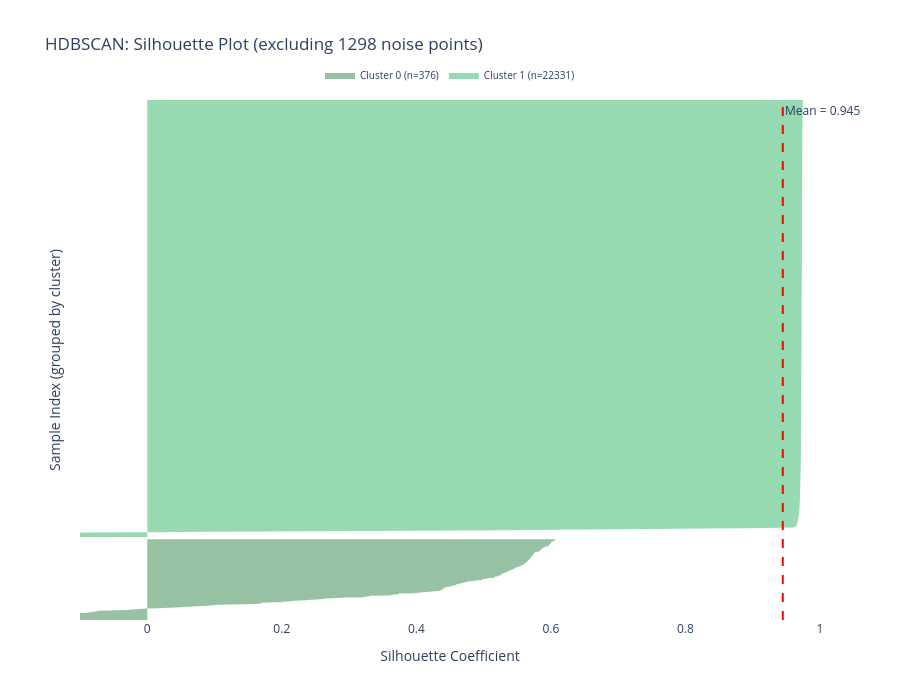

Here is the notebook cell this chart was saved with:
### Markdown cell above
This metric will say how close the samples are to their own cluster comparing to the closest cluster.

### Code cell
silhouette_vals = silhouette_samples(X_clustered, labels_clustered)
mean_sil = silhouette_score(X_clustered, labels_clustered, metric='euclidean')
n_noise = (hdb_labels == -1).sum()
pct_noise = n_noise / len(hdb_labels) * 100

print(f"Note: HDBSCAN detected {n_noise} noise points ({pct_noise:.1f}%)")

# 3. Preparar trazas por cluster
unique_labels = np.unique(labels_clustered)
y_lower = 0
traces = []
MAX_POINTS_PER_CLUSTER = 2000  # límite visual para rendimiento

for label in unique_labels:
    cluster_mask = (labels_clustered == label)
    cluster_sil_vals = silhouette_vals[cluster_mask]
    n_points = len(cluster_sil_vals)
    
    # Ordenar valores
    sorted_vals = np.sort(cluster_sil_vals)
    
    # Submuestrear solo para visualización si es muy grande
    if n_points > MAX_POINTS_PER_CLUSTER:
        step = max(1, n_points // MAX_POINTS_PER_CLUSTER)
        plot_vals = sorted_vals[::step]
    else:
        plot_vals = sorted_vals
    
    y_upper = y_lower + len(plot_vals)
    y_range = np.arange(y_lower, y_upper)
    
    traces.append(go.Scatter(
        x=plot_vals,
        y=y_range,
        mode='lines',
        fill='tozerox',
        fillcolor=f'rgba({np.random.randint(50,200)}, {np.random.randint(50,200)}, {np.random.randint(50,200)}, 0.6)',
        line=dict(width=0),
        name=f"Cluster {label} (n={n_points})",
        hovertemplate=(
            f"<b>Cluster {label}</b><br>" +
            "Silhouette: %{x:.3f}<br>" +
            f"Total points: {n_points}<extra></extra>"
        )
    ))
    
    y_lower = y_upper + 10  # espacio entre clusters

# 4. Crear figura
fig = go.Figure()

# Añadir clusters
for trace in traces:
    fig.add_trace(trace)

# Línea de silueta promedio
fig.add_vline(
    x=mean_sil,
    line=dict(color="red", dash="dash", width=2),
    annotation_text=f"Mean = {mean_sil:.3f}",
    annotation_position="top right"
)

# Diseño
fig.update_layout(
    title=f"HDBSCAN: Silhouette Plot (excluding {n_noise} noise points)",
    xaxis_title="Silhouette Coefficient",
    yaxis_title="Sample Index (grouped by cluster)",
    height=700,
    width=900,
    hovermode="closest",
    legend=dict(
        orientation="h",
        yanchor="bottom",
        y=1.02,
        xanchor="center",
        x=0.5,
        font=dict(size=10)
    ),
    plot_bgcolor="white"
)

fig.update_xaxes(range=[-0.1, 1.0])
fig.update_yaxes(showticklabels=False)  # los índices no son significativos

fig.show()

### Figure 1 — Plotly figure (JSON) as saved in the notebook; plotly's stock layout.template omitted (floating-point values rounded to 4 significant figures; data arrays with more than 128 entries replaced by an {"elided": "..."} marker saying what was removed)
{"data": [{"fill": "tozerox", "fillcolor": "rgba(80, 154, 103, 0.6)", "hovertemplate": "<b>Cluster 0</b><br>Silhouette: %{x:.3f}<br>Total points: 376<extra></extra>", "line": {"width": 0}, "mode": "lines", "name": "Cluster 0 (n=376)", "type": "scatter", "x": {"elided": "376 float values"}, "y": {"elided": "376 int values"}}, {"fill": "tozerox", "fillcolor": "rgba(82, 193, 127, 0.6)", "hovertemplate": "<b>Cluster 1</b><br>Silhouette: %{x:.3f}<br>Total points: 22331<extra></extra>", "line": {"width": 0}, "mode": "lines", "name": "Cluster 1 (n=22331)", "type": "scatter", "x": {"elided": "2031 float values"}, "y": {"elided": "2031 int values"}}], "layout": {"annotations": [{"showarrow": false, "text": "Mean = 0.945", "x": 0.9447, "xanchor": "left", "xref": "x", "y": 1, "yanchor": "top", "yref": "y domain"}], "height": 700, "hovermode": "closest", "legend": {"font": {"size": 10}, "orientation": "h", "x": 0.5, "xanchor": "center", "y": 1.02, "yanchor": "bottom"}, "plot_bgcolor": "white", "shapes": [{"line": {"color": "red", "dash": "dash", "width": 2}, "type": "line", "x0": 0.9447, "x1": 0.9447, "xref": "x", "y0": 0, "y1": 1, "yref": "y domain"}], "title": {"text": "HDBSCAN: Silhouette Plot (excluding 1298 noise points)"}, "width": 900, "xaxis": {"range": [-0.1, 1], "title": {"text": "Silhouette Coefficient"}}, "yaxis": {"showticklabels": false, "title": {"text": "Sample Index (grouped by cluster)"}}}}
